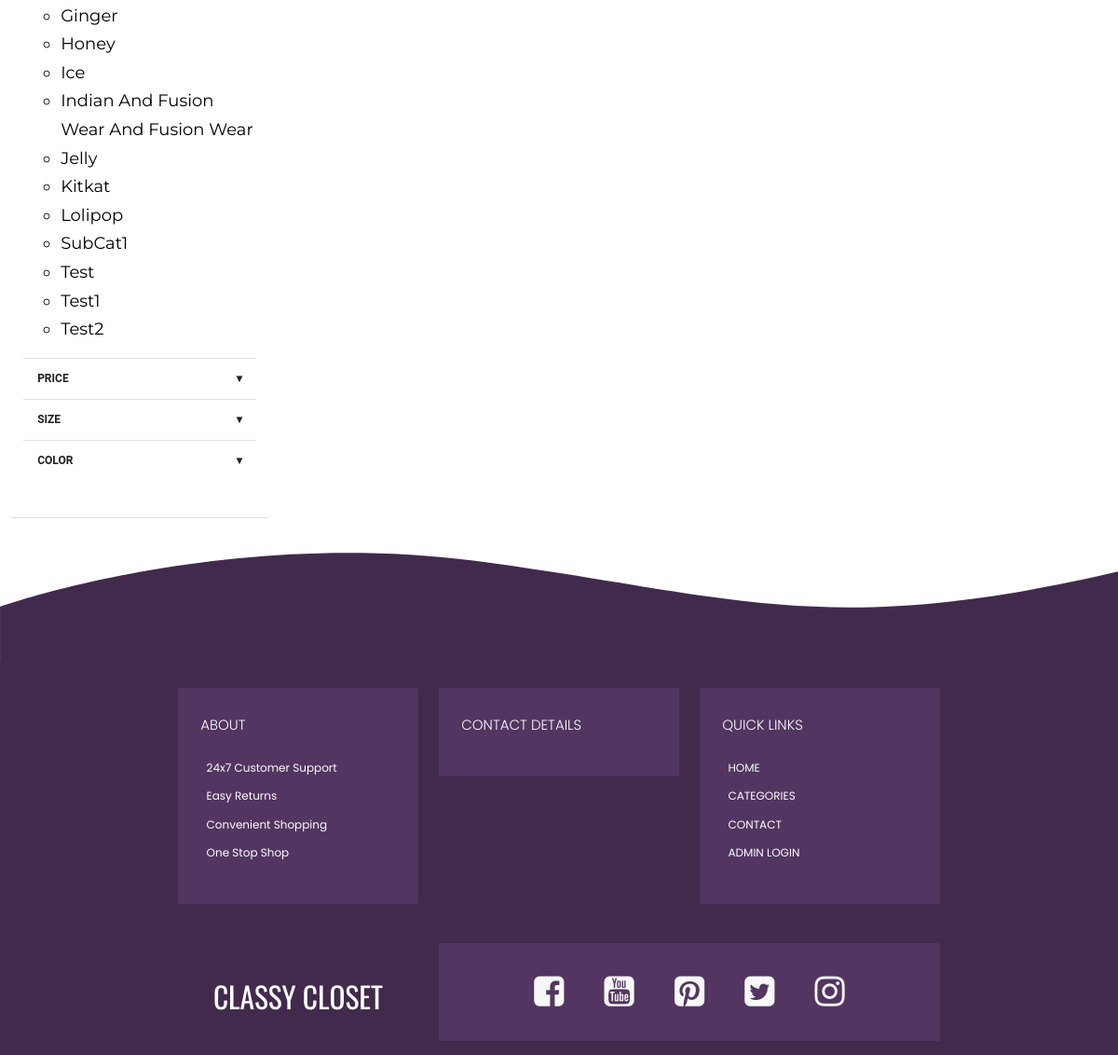
/categories.php?id=2 (lower part), run on an earlier commit of the app's database.
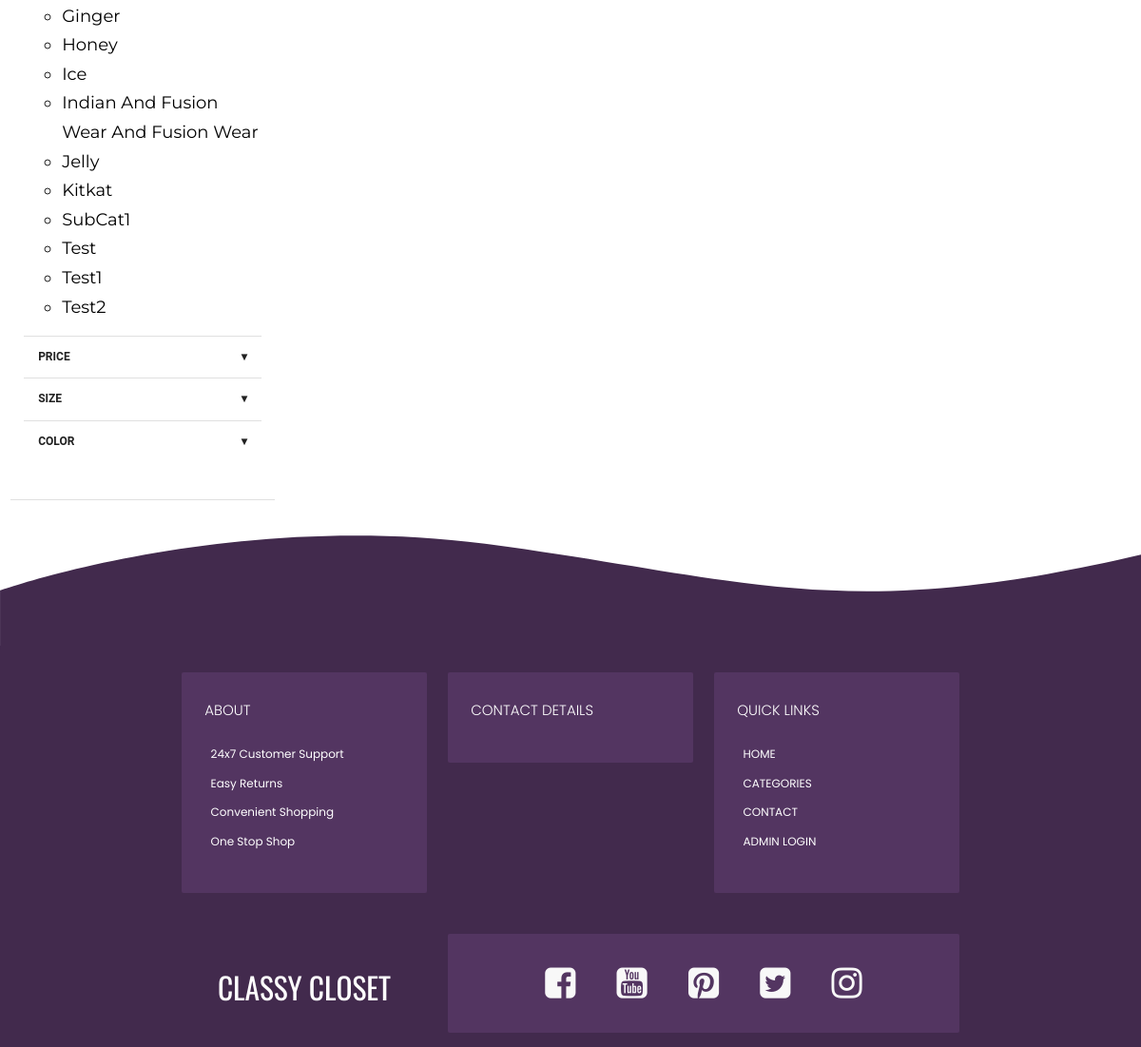
And on a later commit of the database.
### tables this page shows
CREATE TABLE `categories` (
  `id` int(11) NOT NULL,
  `super_categories_id` int(11) NOT NULL,
  `categories` varchar(255) NOT NULL,
  `status` tinyint(4) NOT NULL
);

### categories.php (the view, shortened to what this page needs)
<?php require('includes/header.inc.php');
$super_cat_id = mysqli_real_escape_string($con, $_GET['id']);
$cat_res = mysqli_query($con, "SELECT * FROM categories WHERE status=1 AND super_categories_id=$super_cat_id ORDER BY categories ASC");
$cat_arr = array();
while ($row = mysqli_fetch_assoc($cat_res)) {
    $cat_arr[] = $row;
}
?>
<div class="row" style="background-color: #fff;margin-bottom: 0px;">
    <div id="filters" class="col s12 m3" ;>
        <div id="filter_body" class="filter_content">
            <div id="subcategory" class="">
                <form action="#" id="subcategory_body" class="filter_options">
                    <ol style="list-style-type: circle;">
                        <?php
                        foreach ($cat_arr as $list) {
                        ?>
                            <li>
                                <a id="cat_button" href="sub_categories.php?id=<?php echo $list['id'] ?>" class="black-text">
                                    <?php echo $list['categories'] ?>
                                </a>
                            </li>
                        <?php
                        }
                        ?>
                    </ol>
                </form>
            </div>
            <div class="divider"></div>
            <div id="price" class="">
                <h1 class="filter_head">Price <span class="right"> &#9662;</span></h1>
            </div>
            <div class="divider"></div>
            <div id="size" class="">
                <h1 class="filter_head">Size <span class="right"> &#9662;</span></h1>
            </div>
            <div class="divider"></div>
            <div id="color" class="">
                <h1 class="filter_head">Color <span class="right"> &#9662;</span></h1>
            </div>
            <form id="color_body" action="#" class="filter_options color_buttons">
            </form>
        </div>
    </div>
</div>
<section style="background-color: rgb(255, 255, 255);">
    <svg class="curve" data-name="layer" viewBox="0 0 1416.9 174.01">
        <path d="M0,220.8S283.66,120,608.94,163.56s437.93,100.57,818,10.34V309.54H0V280.8Z" transform="translate(0 -120.53)" />
    </svg>
</section>
<?php require('includes/footer.inc.php'); ?>

What changed in the data, as far as the page shows it:
removed categories: categories "Lolipop"
